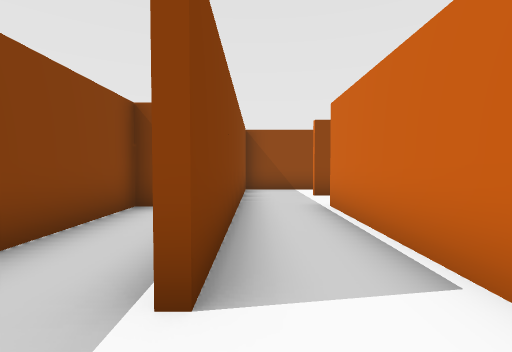
View 1 (above)

13 first-person views from a walk through a Unity game level. The camera is 1.4 m above the floor, tilts 2° down and sees 85° across. The floor is counted in squares, 1.8 m on a side. Each view is taken from the middle of a square. On the plan, view 1 faces up. The plan holds only what a view shows up to about 10 squares ahead; the rest is blank. The place goes on beyond the plan. The player is left out.

View 2
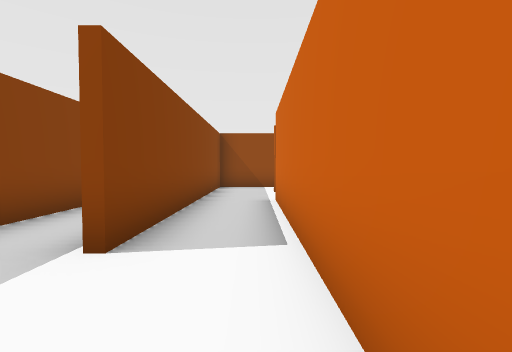

View 3
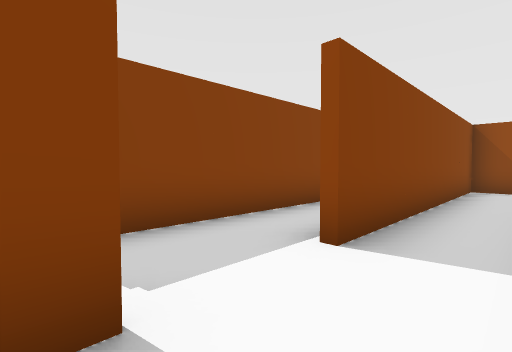

View 4
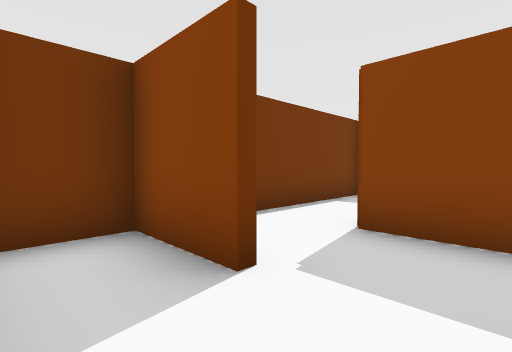

View 5
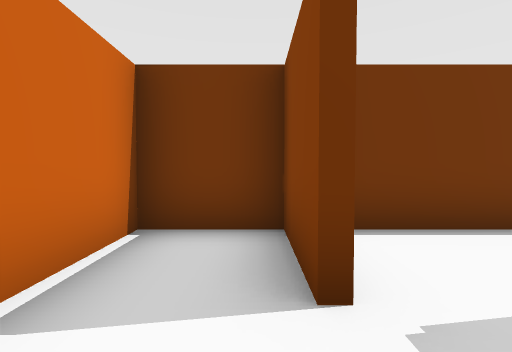

View 6
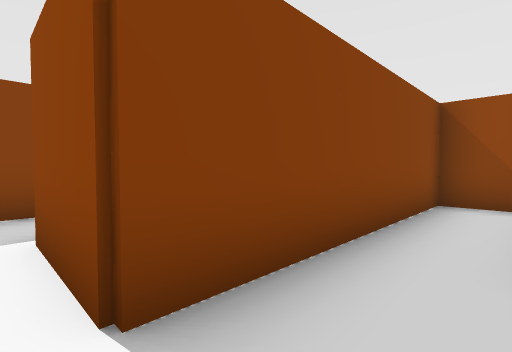

View 7
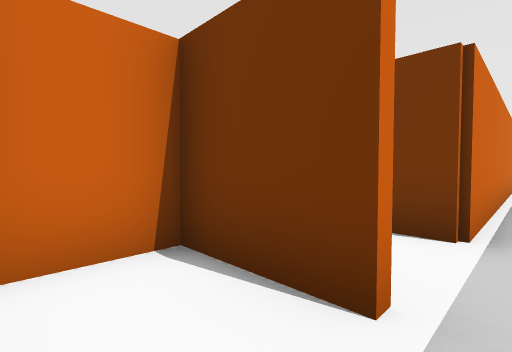

View 8
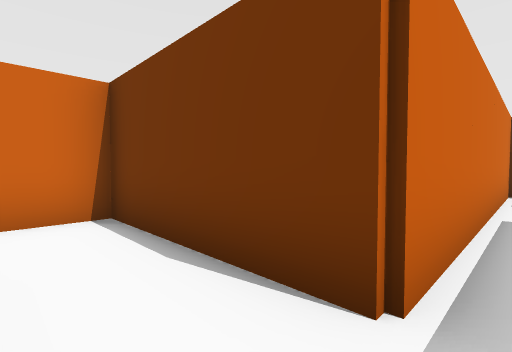

View 9
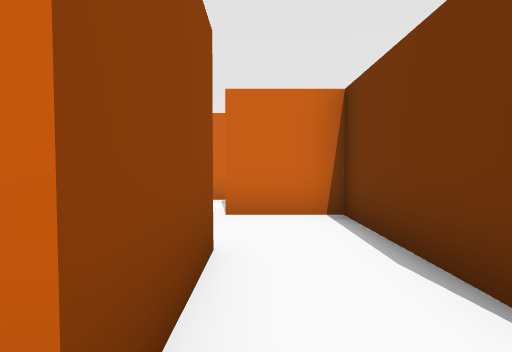

View 10
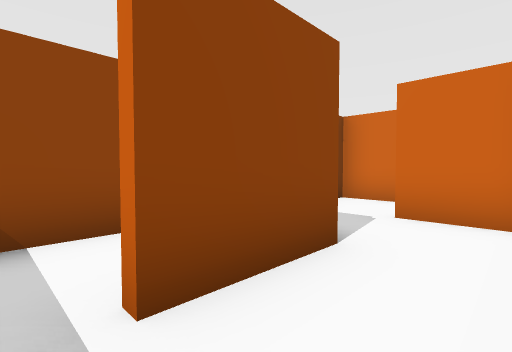

View 11
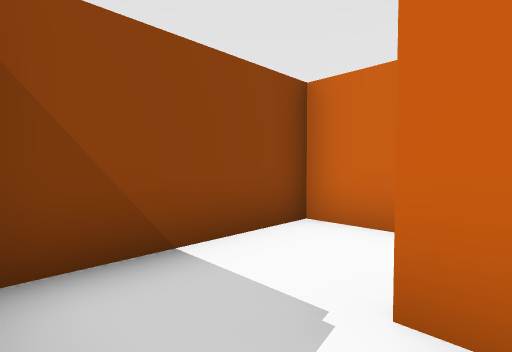

View 12
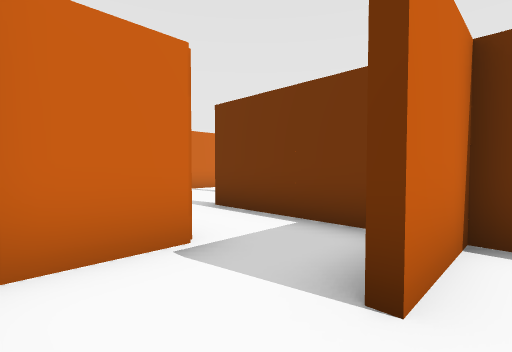

View 13
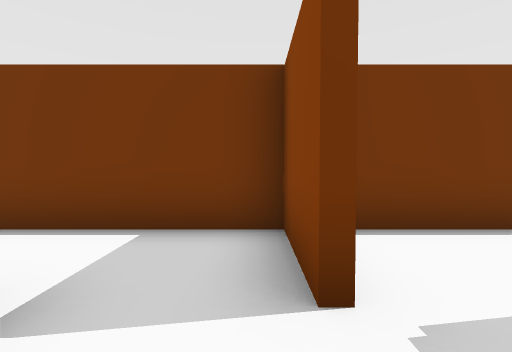

### Floor plan
Ten units are one square. View 1 is at (0, 0); x grows to the right and y downward. Boxes are objects, and circles mark ways between rooms. Rooms are numbered by the first view taken in them; rooms with no view inside come last. Other rooms are left out.
<svg viewBox="-69 -99 159 128">
<path fill="none" stroke="#000" d="M-3 5 -3 24 15 24 15 -56M-3 -74 -3 -14M-12 -54 -23 -54 -23 6 -45 6M-63 4 -63 9M-64 24 -11 24M22 -94 -3 -94 -3 -74M15 -76 35 -76 35 -90M36 -74 15 -74M15 -56 55 -56 55 -75M57 -75 57 -56 85 -56M75 -74 75 -94 40 -94"/>
<circle cx="0" cy="-5" r="3" fill="#2a7"/>
<circle cx="10" cy="-80" r="3" fill="#2a7"/>
<circle cx="20" cy="-70" r="3" fill="#2a7"/>
<circle cx="50" cy="-80" r="3" fill="#2a7"/>
<text x="10" y="-30">1</text>
<text x="-10" y="-10">2</text>
<text x="20" y="-90">3</text>
<text x="30" y="-70">4</text>
<text x="60" y="-80">5</text>
</svg>
Room 1 opens to room 2. Room 1 opens to room 3. Room 1 opens to room 4. Room 4 opens to room 5.

Where each view was taken, in squares from view 1:
view 1: 0 up, 0 right, facing up
view 2: 1 down, 1 right, facing up
view 3: 1 down, 1 right, facing up-left
view 4: 1 up, 1 right, facing down-left
view 5: 1 up, 0 right, facing down
view 6: 1 down, 1 left, facing up-left
view 7: 9 up, 1 right, facing down-right
view 8: 7 up, 1 right, facing down-right
view 9: 7 up, 1 right, facing right
view 10: 6 up, 1 right, facing up-right
view 11: 7 up, 4 right, facing up-right
view 12: 9 up, 5 right, facing down-right
view 13: 9 up, 6 right, facing down
